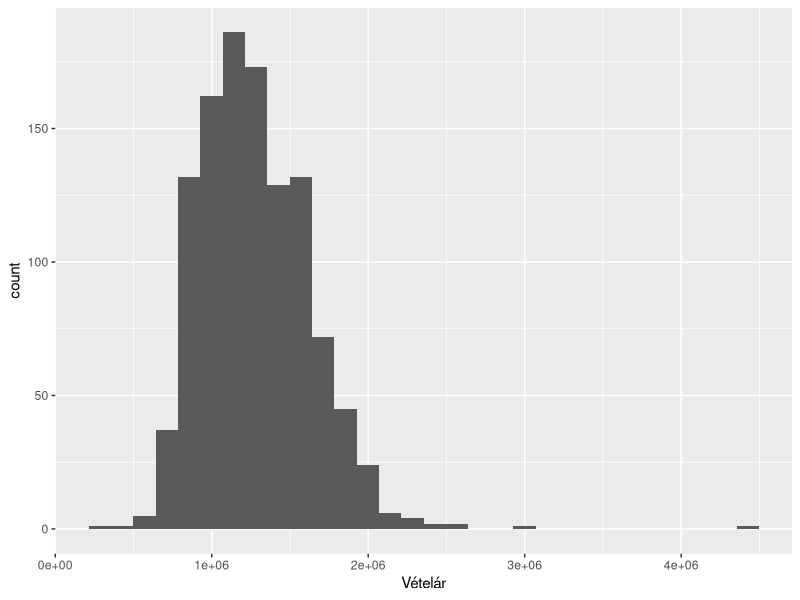
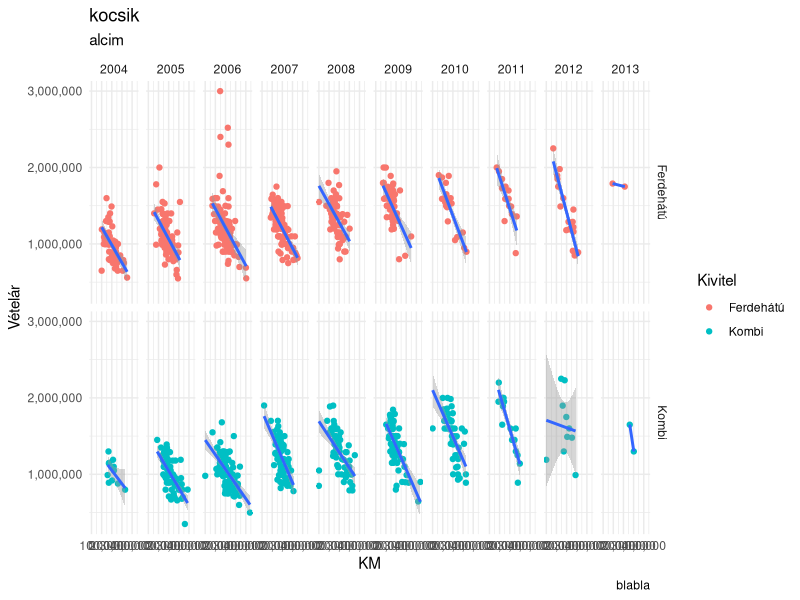
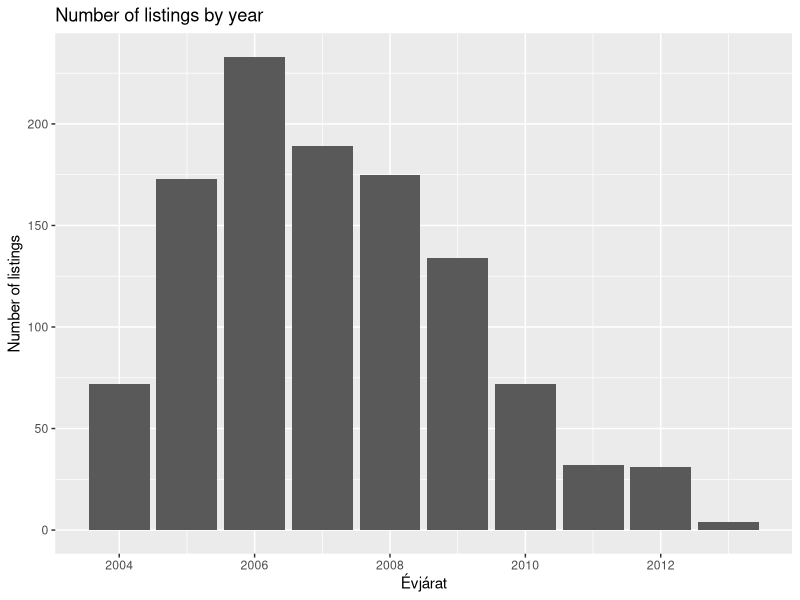
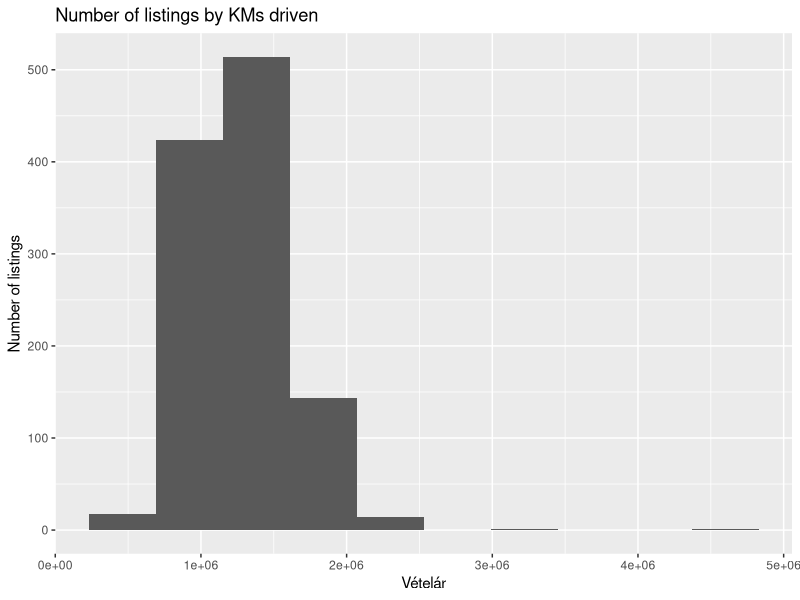
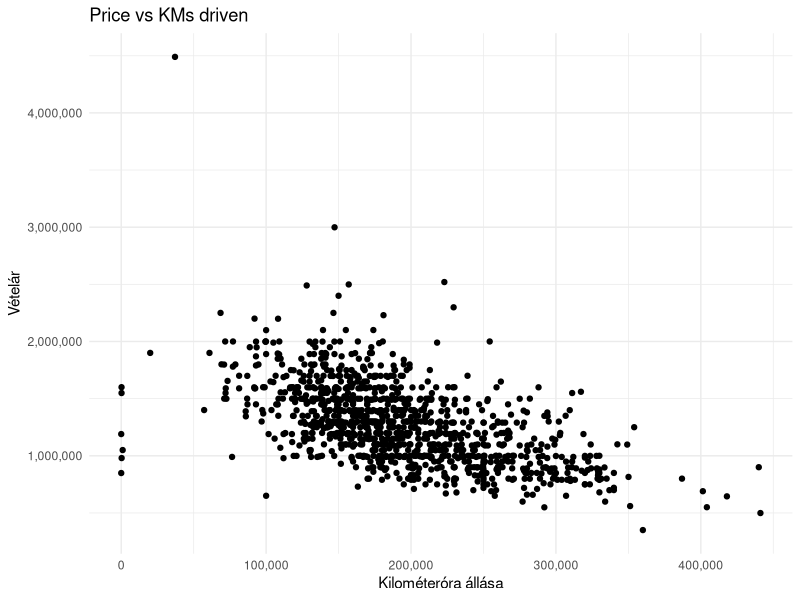
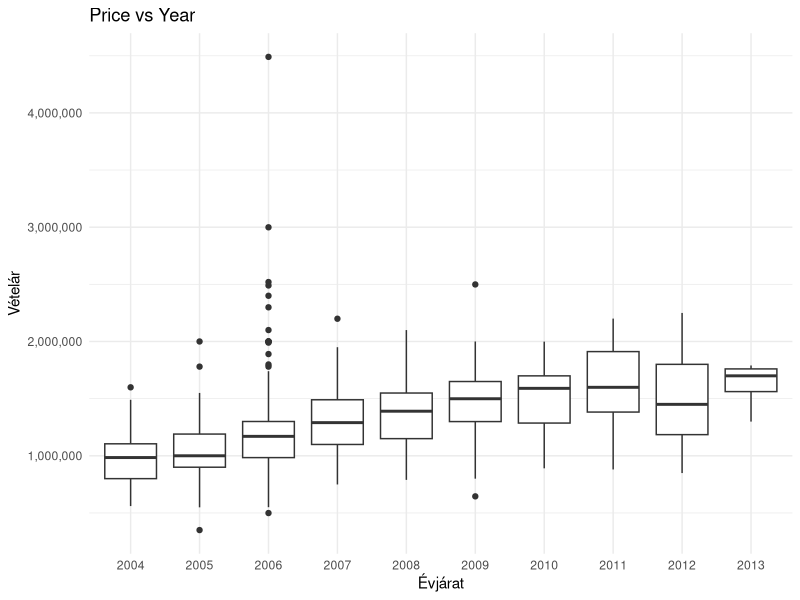
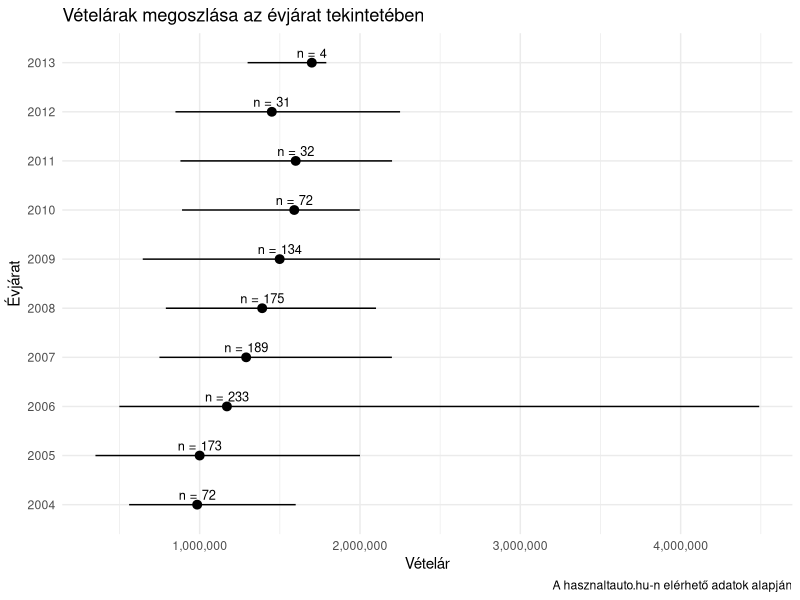
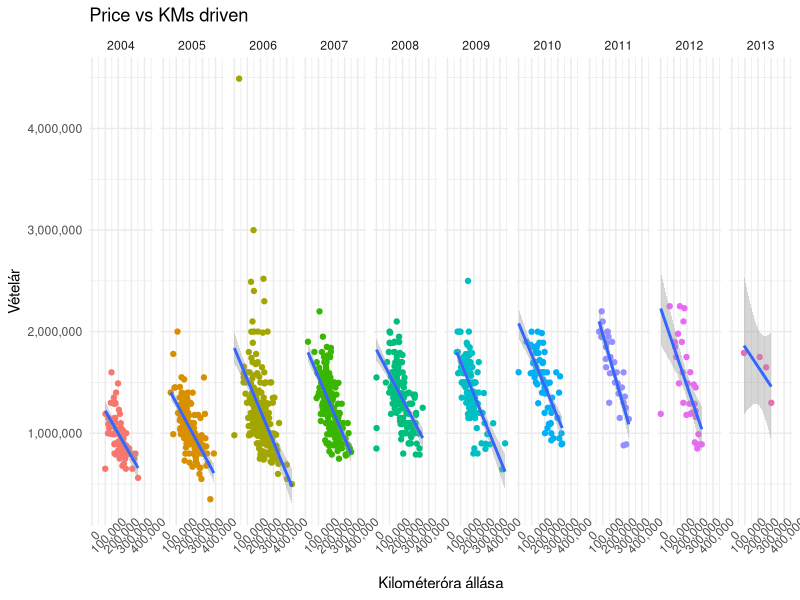

Here is the R script that generated these plots, in order:
# load neccessary pkgs ----
library(data.table)
library(magrittr)
library(ggplot2)

# read-in the prepared dataset ----
astra_h_whole_listings <- fread(
  "week 3-4/data/astra_h_ads_20190912_cleaned.csv",
  encoding = "UTF-8"
)

# inspect data ----
View(head(astra_h_whole_listings))
names(astra_h_whole_listings)

astra_h <- astra_h_whole_listings[,
    .(`Hirdetéskod`, `Vételár`, `Szín`, `Állapot`, `Évjárat`,
      `Kilométeróra állása`, `Üzemanyag`, `Teljesítmény`, `Kivitel`)
]

astra_h[, .(
    `Hirdetések száma`    = .N,
    `Medián Vételár`      = median(`Vételár`),
    `Medián KM`           = median(`Kilométeróra állása`),
    `Medián Teljesítmény` = median(`Teljesítmény`)
)]


# - geom_col / geom_histogram
ggplot(astra_h, aes(x = Vételár)) +
  geom_histogram()
  
# - scatterplot (y vs x)
ggplot(
  astra_h[Kivitel %in% c("Ferdehátú", "Kombi")], 
  aes(y = Vételár, x = `Kilométeróra állása`)
) +
  geom_point(aes(color = Kivitel)) +
  geom_smooth(method = "lm") +
  scale_x_continuous(labels = scales::comma) +
  scale_y_continuous(labels = scales::comma) +
  labs(
    title = "kocsik",
    subtitle = "alcim",
    caption = "blabla",
    x = "KM"
  ) +
  facet_grid(Kivitel~`Évjárat`) +
  theme_minimal()

# Number of listings per year
astra_h %>%
    .[, .N, by = `Évjárat`] %>%
    ggplot(aes(x = `Évjárat`, y = N)) +
        geom_col() +
        labs(
            title = "Number of listings by year",
            y = "Number of listings"
        )

# or simply using geom_histogram (no need to pre-aggregate)
ggplot(astra_h, aes(`Vételár`)) +
    geom_histogram(bins = 10) +
    labs(
        title = "Number of listings by KMs driven",
        y = "Number of listings"
    )

# price vs KMs driven
ggplot(astra_h, aes(x = `Kilométeróra állása`, y = `Vételár`)) +
    geom_point() +
    labs(title = "Price vs KMs driven") +
    scale_x_continuous(labels = scales::comma) +
    scale_y_continuous(labels = scales::comma) +
    theme_minimal()

# price vs year
ggplot(astra_h, aes(x = as.factor(`Évjárat`), y = `Vételár`)) +
    geom_boxplot() +
    labs(
        title = "Price vs Year",
        x = "Évjárat"
    ) +
    scale_y_continuous(labels = scales::comma) +
    theme_minimal()

# or a more "manager-friendly" version
astra_h[,
    .(min = min(`Vételár`), max = max(`Vételár`), median = median(`Vételár`), N = .N),
    by = `Évjárat`
] %>%
    ggplot(aes(x = as.factor(`Évjárat`), y = median, ymin = min, ymax = max)) +
        geom_pointrange() +
        geom_text(aes(label = paste("n =", N)), vjust = -0.5, size = 3.25) +
        labs(
            title = "Vételárak megoszlása az évjárat tekintetében",
            x = "Évjárat", y = "Vételár",
            caption = "A hasznaltauto.hu-n elérhető adatok alapján"
        ) +
        scale_y_continuous(labels = scales::comma) +
        coord_flip() +
        theme_minimal()

# adding one more dimension ----
p <- ggplot(astra_h, aes(x = `Kilométeróra állása`, y = `Vételár`)) +
    geom_point(aes(color = as.factor(`Évjárat`))) +
    labs(title = "Price vs KMs driven") +
    scale_x_continuous(labels = scales::comma) +
    scale_y_continuous(labels = scales::comma) +
    theme_minimal()

# extending a plot object!
p2 <- p + facet_grid(~`Évjárat`) +
    theme(
        legend.position = "none",
        axis.text.x = element_text(angle = 45)
    )

# "prediction" with ggplot!
p2 + geom_smooth(method = "lm")


# Re-usable plotting w/ functions ----
plotNumListingPerGrp <- function(listings, grp) {
    listings[, .(num_listing = .N), by = grp] %>%
        ggplot(aes_string(x = grp, y = "num_listing")) +
        geom_col() +
        labs(
            title = paste("Hirdetések száma,", grp, "szerint"),
            y = "Hirdetések száma"
        ) +
        theme_minimal()
}

plotNumListingPerGrp(astra_h, "Évjárat")
plotNumListingPerGrp(astra_h, "Kivitel")
plotNumListingPerGrp(astra_h, "Üzemanyag")
